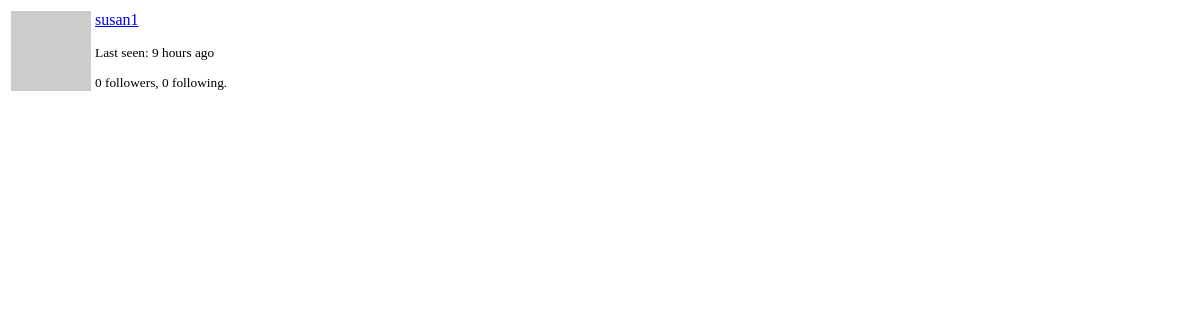
The app's page /user/susan1/popup (signed in), older data.
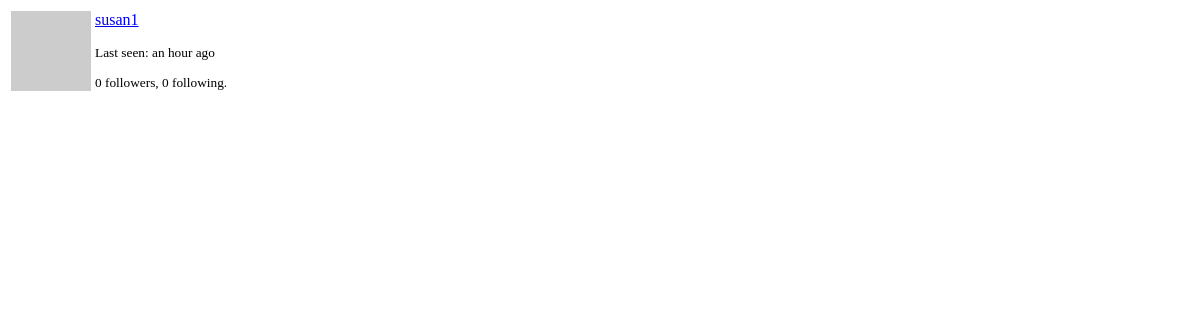
The same page, newer data.
### app/models.py (models this page shows, shortened)
class User(UserMixin, db.Model):
    id = db.Column(db.Integer, primary_key=True)
    username = db.Column(db.String(64), index=True, unique=True)
    email = db.Column(db.String(120), index=True, unique=True)
    password_hash = db.Column(db.String(128))
    posts = db.relationship('Post', backref='author', lazy='dynamic')
    about_me = db.Column(db.String(140))
    last_seen = db.Column(db.DateTime, default=datetime.utcnow)
    followed = db.relationship(
        'User', secondary=followers,
        primaryjoin=(followers.c.follower_id == id),
        secondaryjoin=(followers.c.followed_id == id),
        backref=db.backref('followers', lazy='dynamic'), lazy='dynamic')
    def avatar(self, size):
        digest = md5(self.email.lower().encode('utf-8')).hexdigest()
        return 'https://www.gravatar.com/avatar/{}?d=identicon&s={}'.format(
            digest, size)

### app/routes.py (the view)
@app.route('/user/<username>/popup')
@login_required
def user_popup(username):
    user = User.query.filter_by(username=username).first_or_404()
    return render_template('user_popup.html', user=user)

### app/models.py (called while the page is built)
@login.user_loader
def load_user(id):
    return User.query.get(int(id))

### app/routes.py (called while the page is built)
@app.before_request
def before_request():
    if current_user.is_authenticated:
        current_user.last_seen = datetime.utcnow()
        db.session.commit()

### app/templates/user_popup.html (shortened to what this page needs)
<table class="table">
    <tr>
        <td width="64" style="border: 0px;"><img src="{{ user.avatar(64) }}"></td>
        <td style="border: 0px;">
            <p>
                <a href="{{ url_for('user', username=user.username) }}">
                    {{ user.username }}
                </a>
            </p>
            <small>
                {% if user.last_seen %}<p>Last seen: {{moment(user.last_seen).fromNow()}}</p>{% endif %}
                <p>{{ user.followers.count() }} followers, {{ user.followed.count() }} following.</p>
            </small>
        </td>
    </tr>
</table>

Row changes from the older to the newer data that the page shows:
changed User "susan1": last_seen "9 hours ago" → "an hour ago"
